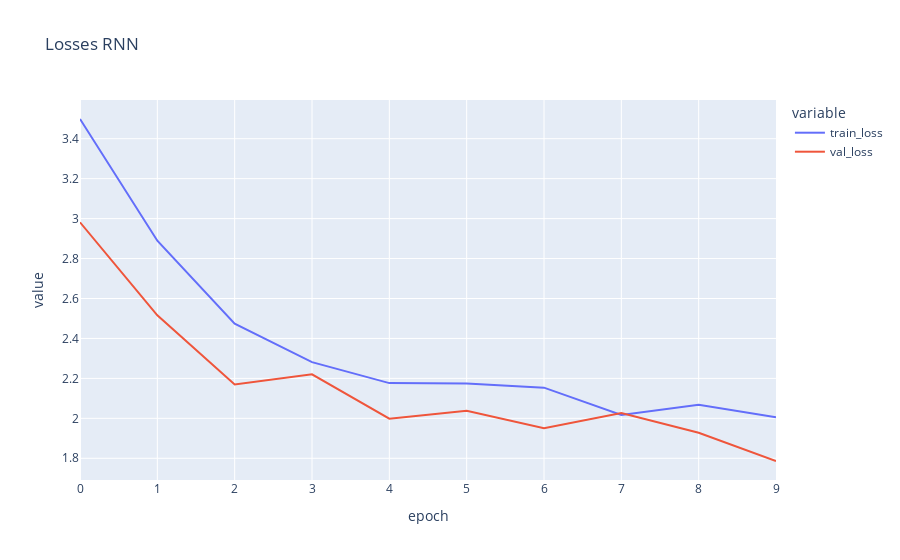

This figure's notebook cell:
### Code cell
# Initialize the RNN model, loss function, and optimizer
rnn_model = RNN(features, hidden_size, num_layers, num_classes, verbose=False)
optimizer_rnn = optim.Adam(rnn_model.parameters(), lr=0.1)

rnn_train_losses, rnn_val_losses, rnn_avg_losses = train_model(
    X_train, y_train, X_test, y_test, rnn_model, criterion, optimizer_rnn, 
    num_epochs=10, batch_size=batch_size, verbose=False
)

plot_losses(rnn_avg_losses, rnn_val_losses, "RNN")

### Figure 1 — Plotly figure (JSON) as saved in the notebook; plotly's stock layout.template omitted (floating-point values rounded to 4 significant figures)
{"data": [{"hovertemplate": "variable=train_loss<br>epoch=%{x}<br>value=%{y}<extra></extra>", "legendgroup": "train_loss", "line": {"color": "#636efa", "dash": "solid"}, "marker": {"symbol": "circle"}, "mode": "lines", "name": "train_loss", "orientation": "v", "showlegend": true, "type": "scatter", "x": [0, 1, 2, 3, 4, 5, 6, 7, 8, 9], "xaxis": "x", "y": [3.499, 2.889, 2.475, 2.281, 2.176, 2.175, 2.154, 2.017, 2.068, 2.005], "yaxis": "y"}, {"hovertemplate": "variable=val_loss<br>epoch=%{x}<br>value=%{y}<extra></extra>", "legendgroup": "val_loss", "line": {"color": "#EF553B", "dash": "solid"}, "marker": {"symbol": "circle"}, "mode": "lines", "name": "val_loss", "orientation": "v", "showlegend": true, "type": "scatter", "x": [0, 1, 2, 3, 4, 5, 6, 7, 8, 9], "xaxis": "x", "y": [2.982, 2.516, 2.169, 2.221, 1.999, 2.038, 1.951, 2.027, 1.928, 1.786], "yaxis": "y"}], "layout": {"legend": {"title": {"text": "variable"}, "tracegroupgap": 0}, "title": {"text": "Losses RNN"}, "xaxis": {"anchor": "y", "domain": [0, 1], "title": {"text": "epoch"}}, "yaxis": {"anchor": "x", "domain": [0, 1], "title": {"text": "value"}}}}
